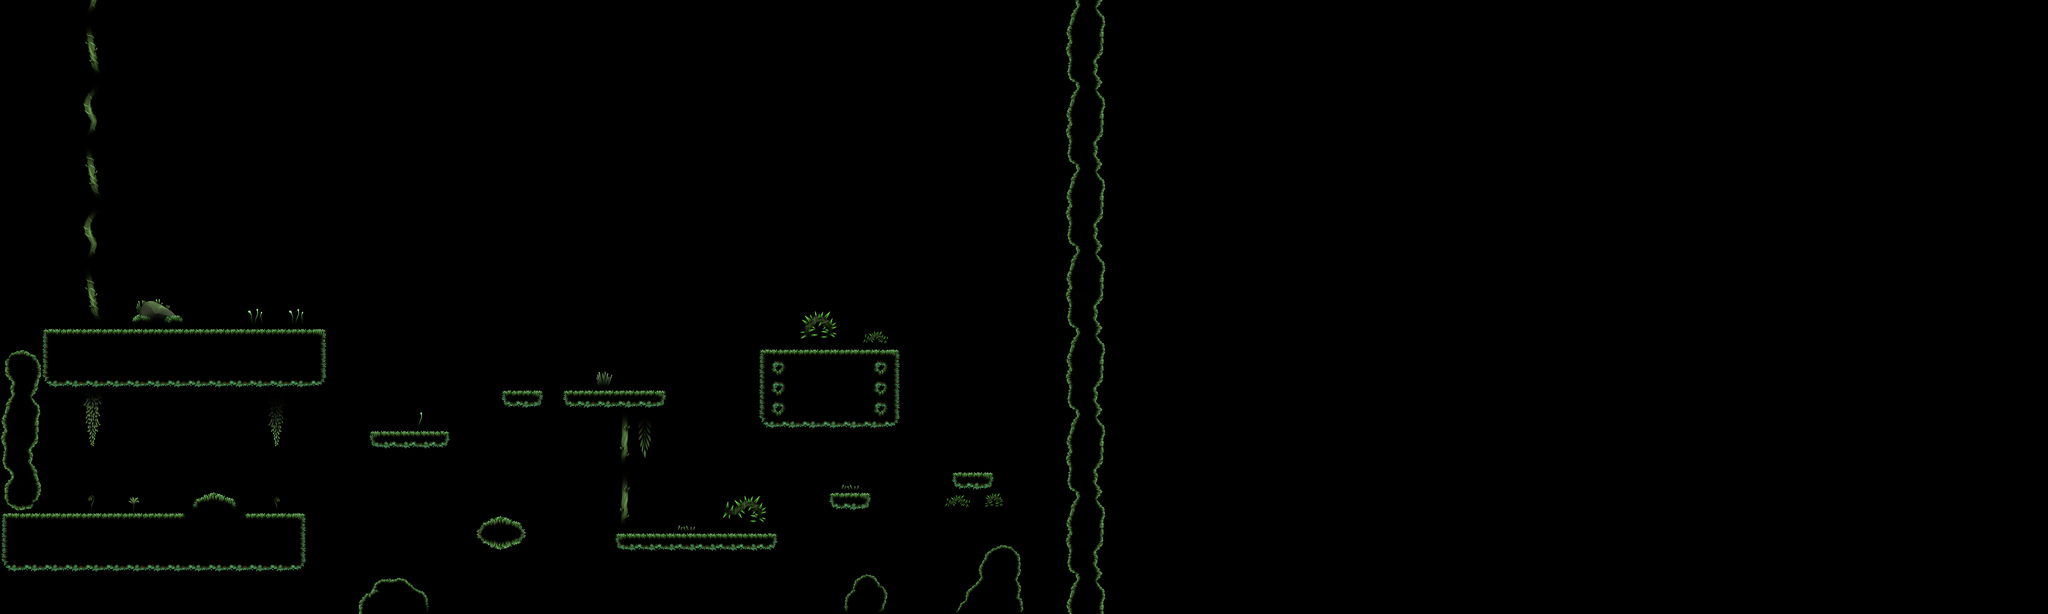

Rendered tile map (Tiled .tmx) drawn with the repository's tilesets; below, a short description and the full map source, tile grids included:
An orthogonal 100x30 tile map with 64x64 px tiles, 1 tile layer (Calque 1).

<map version="1.4" tiledversion="1.4.3" orientation="orthogonal" renderorder="right-down" width="100" height="30" tilewidth="64" tileheight="64" infinite="0" nextlayerid="2" nextobjectid="1">
 <tileset firstgid="1" source="../tilesets/caverne_moussue.tsx" />
 <layer id="1" name="Calque 1" width="100" height="30">
  <data encoding="csv">
0,0,0,0,119,0,0,0,0,0,0,0,0,0,0,0,0,0,0,0,0,0,0,0,0,0,0,0,0,0,0,0,0,0,0,0,0,0,0,0,0,0,0,0,0,0,0,0,0,0,0,0,41,42,0,0,0,0,0,0,0,0,0,0,0,0,0,0,0,0,0,0,0,0,0,0,0,0,0,0,0,0,0,0,0,0,0,0,0,0,0,0,0,0,0,0,0,0,0,0,
0,0,0,0,85,0,0,0,0,0,0,0,0,0,0,0,0,0,0,0,0,0,0,0,0,0,0,0,0,0,0,0,0,0,0,0,0,0,0,0,0,0,0,0,0,0,0,0,0,0,0,0,57,58,0,0,0,0,0,0,0,0,0,0,0,0,0,0,0,0,0,0,0,0,0,0,0,0,0,0,0,0,0,0,0,0,0,0,0,0,0,0,0,0,0,0,0,0,0,0,
0,0,0,0,101,0,0,0,0,0,0,0,0,0,0,0,0,0,0,0,0,0,0,0,0,0,0,0,0,0,0,0,0,0,0,0,0,0,0,0,0,0,0,0,0,0,0,0,0,0,0,0,73,74,0,0,0,0,0,0,0,0,0,0,0,0,0,0,0,0,0,0,0,0,0,0,0,0,0,0,0,0,0,0,0,0,0,0,0,0,0,0,0,0,0,0,0,0,0,0,
0,0,0,0,117,0,0,0,0,0,0,0,0,0,0,0,0,0,0,0,0,0,0,0,0,0,0,0,0,0,0,0,0,0,0,0,0,0,0,0,0,0,0,0,0,0,0,0,0,0,0,0,89,90,0,0,0,0,0,0,0,0,0,0,0,0,0,0,0,0,0,0,0,0,0,0,0,0,0,0,0,0,0,0,0,0,0,0,0,0,0,0,0,0,0,0,0,0,0,0,
0,0,0,0,87,0,0,0,0,0,0,0,0,0,0,0,0,0,0,0,0,0,0,0,0,0,0,0,0,0,0,0,0,0,0,0,0,0,0,0,0,0,0,0,0,0,0,0,0,0,0,0,41,42,0,0,0,0,0,0,0,0,0,0,0,0,0,0,0,0,0,0,0,0,0,0,0,0,0,0,0,0,0,0,0,0,0,0,0,0,0,0,0,0,0,0,0,0,0,0,
0,0,0,0,103,0,0,0,0,0,0,0,0,0,0,0,0,0,0,0,0,0,0,0,0,0,0,0,0,0,0,0,0,0,0,0,0,0,0,0,0,0,0,0,0,0,0,0,0,0,0,0,57,58,0,0,0,0,0,0,0,0,0,0,0,0,0,0,0,0,0,0,0,0,0,0,0,0,0,0,0,0,0,0,0,0,0,0,0,0,0,0,0,0,0,0,0,0,0,0,
0,0,0,0,119,0,0,0,0,0,0,0,0,0,0,0,0,0,0,0,0,0,0,0,0,0,0,0,0,0,0,0,0,0,0,0,0,0,0,0,0,0,0,0,0,0,0,0,0,0,0,0,73,74,0,0,0,0,0,0,0,0,0,0,0,0,0,0,0,0,0,0,0,0,0,0,0,0,0,0,0,0,0,0,0,0,0,0,0,0,0,0,0,0,0,0,0,0,0,0,
0,0,0,0,85,0,0,0,0,0,0,0,0,0,0,0,0,0,0,0,0,0,0,0,0,0,0,0,0,0,0,0,0,0,0,0,0,0,0,0,0,0,0,0,0,0,0,0,0,0,0,0,89,90,0,0,0,0,0,0,0,0,0,0,0,0,0,0,0,0,0,0,0,0,0,0,0,0,0,0,0,0,0,0,0,0,0,0,0,0,0,0,0,0,0,0,0,0,0,0,
0,0,0,0,101,0,0,0,0,0,0,0,0,0,0,0,0,0,0,0,0,0,0,0,0,0,0,0,0,0,0,0,0,0,0,0,0,0,0,0,0,0,0,0,0,0,0,0,0,0,0,0,41,42,0,0,0,0,0,0,0,0,0,0,0,0,0,0,0,0,0,0,0,0,0,0,0,0,0,0,0,0,0,0,0,0,0,0,0,0,0,0,0,0,0,0,0,0,0,0,
0,0,0,0,117,0,0,0,0,0,0,0,0,0,0,0,0,0,0,0,0,0,0,0,0,0,0,0,0,0,0,0,0,0,0,0,0,0,0,0,0,0,0,0,0,0,0,0,0,0,0,0,57,58,0,0,0,0,0,0,0,0,0,0,0,0,0,0,0,0,0,0,0,0,0,0,0,0,0,0,0,0,0,0,0,0,0,0,0,0,0,0,0,0,0,0,0,0,0,0,
0,0,0,0,87,0,0,0,0,0,0,0,0,0,0,0,0,0,0,0,0,0,0,0,0,0,0,0,0,0,0,0,0,0,0,0,0,0,0,0,0,0,0,0,0,0,0,0,0,0,0,0,73,74,0,0,0,0,0,0,0,0,0,0,0,0,0,0,0,0,0,0,0,0,0,0,0,0,0,0,0,0,0,0,0,0,0,0,0,0,0,0,0,0,0,0,0,0,0,0,
0,0,0,0,103,0,0,0,0,0,0,0,0,0,0,0,0,0,0,0,0,0,0,0,0,0,0,0,0,0,0,0,0,0,0,0,0,0,0,0,0,0,0,0,0,0,0,0,0,0,0,0,89,90,0,0,0,0,0,0,0,0,0,0,0,0,0,0,0,0,0,0,0,0,0,0,0,0,0,0,0,0,0,0,0,0,0,0,0,0,0,0,0,0,0,0,0,0,0,0,
0,0,0,0,119,0,0,0,0,0,0,0,0,0,0,0,0,0,0,0,0,0,0,0,0,0,0,0,0,0,0,0,0,0,0,0,0,0,0,0,0,0,0,0,0,0,0,0,0,0,0,0,41,42,0,0,0,0,0,0,0,0,0,0,0,0,0,0,0,0,0,0,0,0,0,0,0,0,0,0,0,0,0,0,0,0,0,0,0,0,0,0,0,0,0,0,0,0,0,0,
0,0,0,0,85,0,0,0,0,0,0,0,0,0,0,0,0,0,0,0,0,0,0,0,0,0,0,0,0,0,0,0,0,0,0,0,0,0,0,0,0,0,0,0,0,0,0,0,0,0,0,0,57,58,0,0,0,0,0,0,0,0,0,0,0,0,0,0,0,0,0,0,0,0,0,0,0,0,0,0,0,0,0,0,0,0,0,0,0,0,0,0,0,0,0,0,0,0,0,0,
0,0,0,0,101,0,144,2,3,0,0,0,0,0,0,0,0,0,0,0,0,0,0,0,0,0,0,0,0,0,0,0,0,0,0,0,0,0,0,0,0,0,0,0,0,0,0,0,0,0,0,0,73,74,0,0,0,0,0,0,0,0,0,0,0,0,0,0,0,0,0,0,0,0,0,0,0,0,0,0,0,0,0,0,0,0,0,0,0,0,0,0,0,0,0,0,0,0,0,0,
0,0,0,0,117,0,17,18,19,0,0,0,114,0,114,0,0,0,0,0,0,0,0,0,0,0,0,0,0,0,0,0,0,0,0,0,0,0,0,50,51,0,0,0,0,0,0,0,0,0,0,0,89,90,0,0,0,0,0,0,0,0,0,0,0,0,0,0,0,0,0,0,0,0,0,0,0,0,0,0,0,0,0,0,0,0,0,0,0,0,0,0,0,0,0,0,0,0,0,0,
0,0,137,138,138,138,138,138,138,138,138,138,138,138,138,139,0,0,0,0,0,0,0,0,0,0,0,0,0,0,0,0,0,0,0,0,0,0,0,66,67,0,71,72,0,0,0,0,0,0,0,0,41,42,0,0,0,0,0,0,0,0,0,0,0,0,0,0,0,0,0,0,0,0,0,0,0,0,0,0,0,0,0,0,0,0,0,0,0,0,0,0,0,0,0,0,0,0,0,0,
9,10,153,154,154,154,154,154,154,154,154,154,154,154,154,155,0,0,0,0,0,0,0,0,0,0,0,0,0,0,0,0,0,0,0,0,0,205,204,138,138,138,203,207,0,0,0,0,0,0,0,0,57,58,0,0,0,0,0,0,0,0,0,0,0,0,0,0,0,0,0,0,0,0,0,0,0,0,0,0,0,0,0,0,0,0,0,0,0,0,0,0,0,0,0,0,0,0,0,0,
25,26,169,170,170,170,170,170,170,170,170,170,170,170,170,171,0,0,0,0,0,0,0,0,0,0,0,0,0,100,0,0,0,0,0,0,0,221,159,154,154,154,175,223,0,0,0,0,0,0,0,0,73,74,0,0,0,0,0,0,0,0,0,0,0,0,0,0,0,0,0,0,0,0,0,0,0,0,0,0,0,0,0,0,0,0,0,0,0,0,0,0,0,0,0,0,0,0,0,0,
41,42,0,0,181,0,0,0,0,0,0,0,0,182,0,0,0,0,0,0,0,0,0,0,185,186,187,185,186,186,186,186,187,0,0,0,0,221,159,154,154,154,175,223,0,0,0,0,0,0,0,0,89,90,0,0,0,0,0,0,0,0,0,0,0,0,0,0,0,0,0,0,0,0,0,0,0,0,0,0,0,0,0,0,0,0,0,0,0,0,0,0,0,0,0,0,0,0,0,0,
57,58,0,0,197,0,0,0,0,0,0,0,0,198,0,0,0,0,0,0,113,0,0,0,0,0,0,0,0,0,88,133,0,0,0,0,0,237,220,170,170,170,219,239,0,0,0,0,0,0,0,0,41,42,0,0,0,0,0,0,0,0,0,0,0,0,0,0,0,0,0,0,0,0,0,0,0,0,0,0,0,0,0,0,0,0,0,0,0,0,0,0,0,0,0,0,0,0,0,0,
73,74,0,0,213,0,0,0,0,0,0,0,0,214,0,0,0,0,177,178,179,180,0,0,0,0,0,0,0,0,104,149,0,0,0,0,0,0,0,0,0,0,0,0,0,0,0,0,0,0,0,0,57,58,0,0,0,0,0,0,0,0,0,0,0,0,0,0,0,0,0,0,0,0,0,0,0,0,0,0,0,0,0,0,0,0,0,0,0,0,0,0,0,0,0,0,0,0,0,0,
89,90,0,0,0,0,0,0,0,0,0,0,0,0,0,0,0,0,0,0,0,0,0,0,0,0,0,0,0,0,120,165,0,0,0,0,0,0,0,0,0,0,0,0,0,0,0,0,0,0,0,0,73,74,0,0,0,0,0,0,0,0,0,0,0,0,0,0,0,0,0,0,0,0,0,0,0,0,0,0,0,0,0,0,0,0,0,0,0,0,0,0,0,0,0,0,0,0,0,0,
105,106,0,0,0,0,0,0,0,0,0,93,0,0,0,0,0,0,0,0,0,0,0,0,0,0,0,0,0,0,88,0,0,0,0,0,0,0,0,0,0,84,0,0,0,0,185,186,187,0,0,0,89,90,0,0,0,0,0,0,0,0,0,0,0,0,0,0,0,0,0,0,0,0,0,0,0,0,0,0,0,0,0,0,0,0,0,0,0,0,0,0,0,0,0,0,0,0,0,0,
121,122,0,0,99,0,82,0,0,194,195,196,0,83,0,0,0,0,0,0,0,0,0,0,0,0,0,0,0,0,104,0,0,0,0,37,38,39,0,0,185,186,187,0,0,0,71,72,68,0,0,0,41,42,0,0,0,0,0,0,0,0,0,0,0,0,0,0,0,0,0,0,0,0,0,0,0,0,0,0,0,0,0,0,0,0,0,0,0,0,0,0,0,0,0,0,0,0,0,0,
137,138,138,138,138,138,138,138,138,63,63,63,138,138,139,0,0,0,0,0,0,0,0,210,211,212,0,0,0,0,120,0,0,84,0,53,54,55,0,0,0,0,0,0,0,0,0,0,0,0,0,0,57,58,0,0,0,0,0,0,0,0,0,0,0,0,0,0,0,0,0,0,0,0,0,0,0,0,0,0,0,0,0,0,0,0,0,0,0,0,0,0,0,0,0,0,0,0,0,0,
153,154,154,154,154,154,154,154,154,154,154,154,154,154,155,0,0,0,0,0,0,0,0,226,227,228,0,0,0,0,177,178,179,179,179,179,179,180,0,0,0,0,0,0,0,0,0,78,79,80,0,0,73,74,0,0,0,0,0,0,0,0,0,0,0,0,0,0,0,0,0,0,0,0,0,0,0,0,0,0,0,0,0,0,0,0,0,0,0,0,0,0,0,0,0,0,0,0,0,0,
169,170,170,170,170,170,170,170,170,170,170,170,170,170,171,0,0,0,0,0,0,0,0,0,0,0,0,0,0,0,0,0,0,0,0,0,0,0,0,0,0,0,0,0,0,0,0,94,95,96,0,0,89,90,0,0,0,0,0,0,0,0,0,0,0,0,0,0,0,0,0,0,0,0,0,0,0,0,0,0,0,0,0,0,0,0,0,0,0,0,0,0,0,0,0,0,0,0,0,0,
0,0,0,0,0,0,0,0,0,0,0,0,0,0,0,0,0,0,46,47,48,0,0,0,0,0,0,0,0,0,0,0,0,0,0,0,0,0,0,0,0,14,15,16,0,0,0,110,111,112,0,0,41,42,0,0,0,0,0,0,0,0,0,0,0,0,0,0,0,0,0,0,0,0,0,0,0,0,0,0,0,0,0,0,0,0,0,0,0,0,0,0,0,0,0,0,0,0,0,0,
0,0,0,0,0,0,0,0,0,0,0,0,0,0,0,0,0,59,62,63,64,0,0,0,0,0,0,0,0,0,0,0,0,0,0,0,0,0,0,0,0,30,31,32,0,0,125,126,127,128,0,0,57,58,0,0,0,0,0,0,0,0,0,0,0,0,0,0,0,0,0,0,0,0,0,0,0,0,0,0,0,0,0,0,0,0,0,0,0,0,0,0,0,0,0,0,0,0,0,0
</data>
 </layer>
</map>